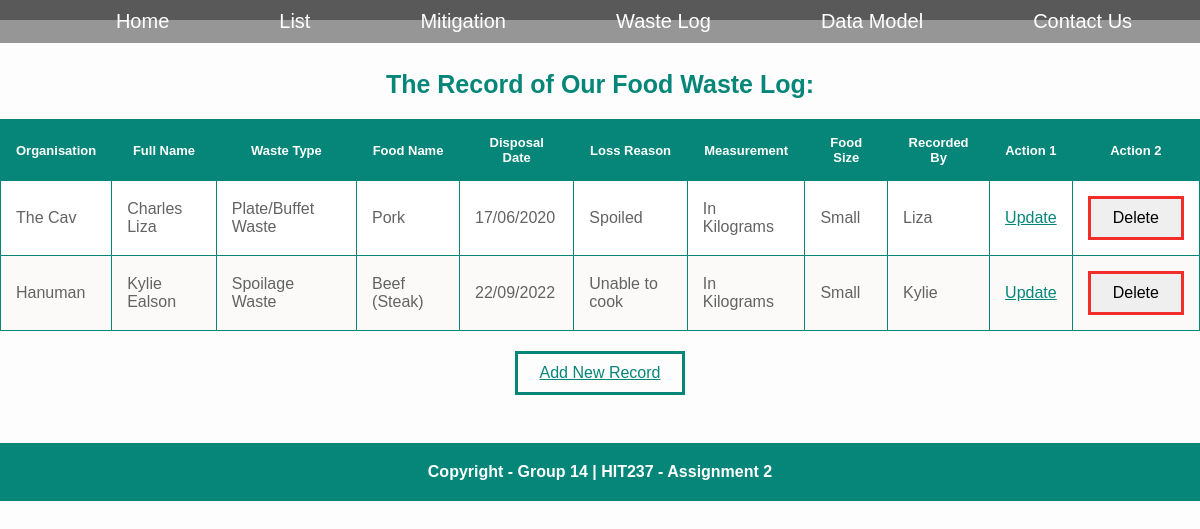
/wastelog/list/, run on an earlier commit of the app's database.
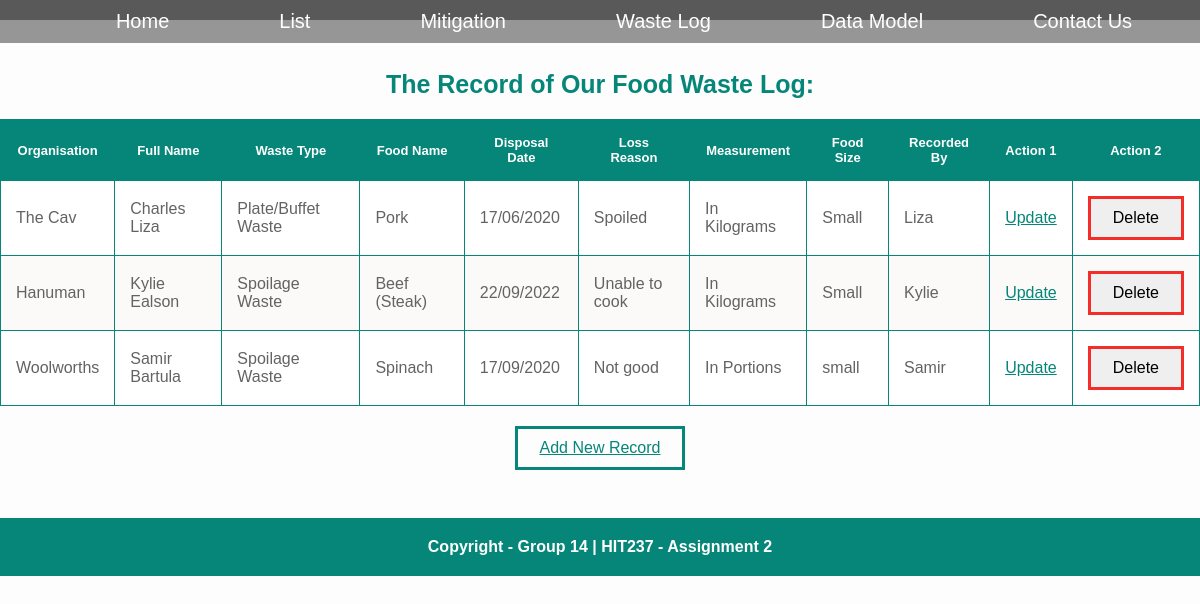
And on a later commit of the database.
### group14_app/models.py (models this page shows)
class WasteLog(models.Model):
    organisation = models.CharField(max_length=30)
    fullname = models.CharField(max_length=500)
    wastetype = models.ForeignKey(WasteType, on_delete=models.CASCADE)
    foodname = models.CharField(max_length=30)
    date = models.CharField(max_length=30)
    reason = models.CharField(max_length=100)
    measurement = models.ForeignKey(Measurement, on_delete=models.CASCADE)
    foodsize = models.CharField(max_length=10)
    recorded = models.CharField(max_length=100)

class WasteType(models.Model):
    title = models.CharField(max_length=50)
    def __str__(self):
        return self.title

class Measurement(models.Model):
    title = models.CharField(max_length=50)
    def __str__(self):
        return self.title

### group14_app/views.py (the view)
# urls.py: path('wastelog/list/', views.log_list, name='loglist'),
def log_list(request):
    context = {"log_list":WasteLog.objects.all()}
    return render(request, 'group14_app/log_list.html', context)

### group14_app/templates/group14_app/log_list.html (shortened to what this page needs)
{% extends "group14_app/app_base.html" %}
{% block content %}
<main>
    <div class="container1">
        <h3>The Record of Our Food Waste Log:</h3>
        <table>
            <thead>
                <tr>
                    <th>Organisation</th>
                    <th>Full Name</th>
                    <th>Waste Type</th>
                    <th>Food Name</th>
                    <th>Disposal Date</th>
                    <th>Loss Reason</th>
                    <th>Measurement</th>
                    <th>Food Size</th>
                    <th>Recorded By</th>
                    <th>Action 1</th>
                    <th>Action 2</th>
                </tr>
            </thead>
            <tbody>
                {% for log in log_list %}
                <tr>
                    <td>{{log.organisation}}</td>
                    <td>{{log.fullname}}</td>
                    <td>{{log.wastetype}}</td>
                    <td>{{log.foodname}}</td>
                    <td>{{log.date}}</td>
                    <td>{{log.reason}}</td>
                    <td>{{log.measurement}}</td>
                    <td>{{log.foodsize}}</td>
                    <td>{{log.recorded}}</td>
                    <td> <a href="{% url 'logupdate' log.id %}">Update</a></td>
                    <td>
                        <form action="{% url 'logdelete' log.id %}" method="post">
                            <button type="submit" class="button3">Delete</button>
                        </form>
                    </td>
                </tr>
                {% endfor %}
            </tbody>
        </table>
    </div>
    <button type="submit" class="button1"> <a href="{% url 'logform' %}">Add New Record</a></button>
</main>
{% endblock content %}

### group14_app/templates/group14_app/app_base.html (shortened to what this page needs)
{% load static %}
<html>
<head>
    <link rel="stylesheet" href="{% static 'style.css'%}">
</head>
<body>
    <nav>
        {% block nav %}
        {% include 'group14_app/nav.html' %}
        {% endblock nav %}
    </nav>
    <main>
        {% block content %}{% endblock content%}
    </main>
    <footer>
        {% block footer %}
        {% include 'group14_app/footer.html' %}
        {% endblock footer %}
    </footer>
</body>
</html>

### group14_app/templates/group14_app/nav.html
<nav>
    <div class="menu">
        <ul>
            <li><a href="{% url 'homepage' %}">Home</a></li>
            <li><a href="{% url 'list' %}">List</a></li>
            <li><a href="{% url 'mitigation' %}">Mitigation</a></li>
            <li><a href="{% url 'logform' %}">Waste Log</a></li>
            <li><a href="{% url 'data_model' %}">Data Model</a></li>
            <li><a href="{% url 'contact' %}">Contact Us</a></li>
        </ul>
    </div>
</nav>

### group14_app/templates/group14_app/footer.html
<div class="end">
    <h4>Copyright - Group 14 | HIT237 - Assignment 2</h4>
</div>

### group14_app/static/style.css (style rules this page uses)
* { margin: 0; padding: 0; box-sizing: border-box; font-family: 'Poppins', sans-serif; }
body { background: rgba(249, 249, 249, 0.316); min-height: 100vh; }
nav { z-index: 999; position: fixed; top: 0; left: 0; width: 100%; display: flex; justify-content: space-between; align-items: center; padding: 10px 0px; transition: 0.3s; justify-content: center; align-items: center; background: rgba(0, 0, 0, 0.408); }
nav .menu { margin-left: 4%; position: relative; display: flex; }
.menu ul { display: flex; list-style: none; }
nav .menu li a { font-size: 20px; text-decoration: none; margin: 0 50px; padding: 0px 5px; color: white; cursor: pointer; border-radius: 20px; transition: 0.3s; transition-property: color, background; }
main { text-align: center; }
table { border-collapse: collapse; font-family: Tahoma, Geneva, sans-serif; margin-left: auto; margin-right: auto; }
table th { padding: 15px; }
table td { padding: 15px; }
table thead th { background-color: rgb(5, 134, 121); color: #ffffff; font-weight: bold; font-size: 13px; border: 1px solid rgb(5, 134, 121); }
table tbody td { color: #636363; border: 1px solid rgb(5, 134, 121); }
table tbody tr { background-color: #fbfaf9; }
table tbody tr:nth-child(odd) { background-color: #ffffff; }
h3 { color: rgb(5, 134, 121); font-size: 25px; padding-bottom: 20px; }
a { color: rgb(5, 134, 121); }
.container1 { margin: 20px 0; }
.container1 h3 { padding-top: 50px; }
.button1 { background-color: #fdfdfd; border: none; padding: 10px 22px; text-align: center; text-decoration: none; display: inline-block; font-size: 16px; cursor: pointer; border: solid rgb(5, 134, 121); }
.button3 { border: none; padding: 10px 22px; text-align: center; text-decoration: none; display: inline-block; font-size: 16px; cursor: pointer; border: solid rgb(243, 45, 42); }
.end { margin-top: 4%; text-align: center; display: flex; justify-content: center; align-items: center; padding: 20px 0; background: rgb(5, 134, 121); }
.end h4 { color: white; }

What changed in the data, as far as the page shows it:
added WasteLog: organisation "Woolworths", fullname "Samir Bartula", wastetype "Spoilage Waste", foodname "Spinach", date "17/09/2020", reason "Not good", measurement "In Portions", foodsize "small", recorded "Samir"
